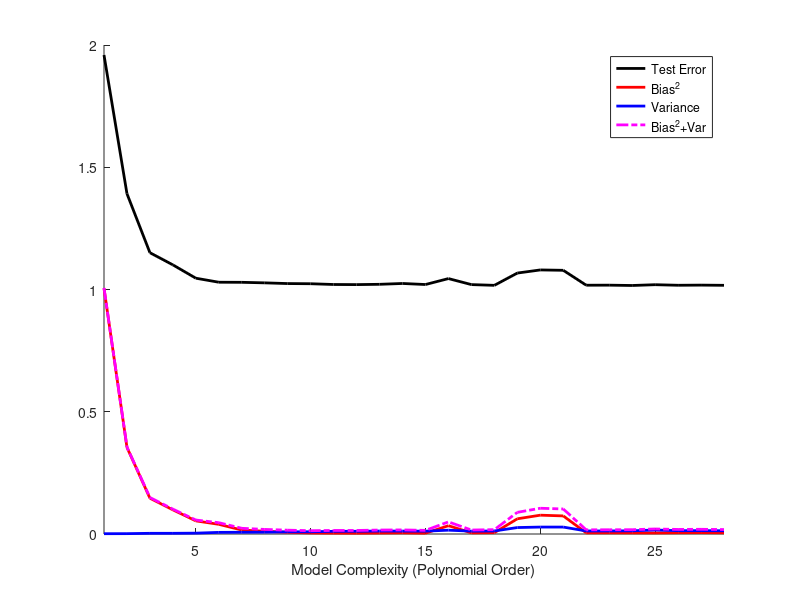

Write MATLAB code to recreate this figure.
function BiasVarianceM
N = 1000; % # OF OBSERVATIONS PER DATASET
K = 5;% # OF DATASETS
noiseSTD = 1; % NOISE STANDARDE DEV.
nTrain = ceil(N*.9); % # OF TRAINING POINTS
nPolyMax = 28; % MAXIMUM MODEL COMPLEXITY
 
% # INITIALIZE SOME VARIABLES
weights = cell(nPolyMax,K);
yTrain = cell(1,nPolyMax);
yTest = cell(1,nPolyMax);
x=rand(N,1);
warning('off');
for iS = 1:K % LOOP OVER DATASETS
    % CREATE OBSERVED DATA, y
    y = exp(cos(2*pi*x))+log(x) + noiseSTD*randn(size(x));
 
    % CREATE TRAINING SET
    trainData = x(1:nTrain);
    trainTarget = y(1:nTrain);
 
    % CREATE TESTING SET
    testData = x(nTrain+1:end);
    testTarget = y(nTrain+1:end);
 
    % FIT MODELS
    for M = 1:nPolyMax
 
        % MODEL PARAMETER ESTIMATES
        weights{M,iS} = compW(trainData,trainTarget,M,0);
        % PREDICTIONS
        yTrain {M}(iS,:) = getY(weights{M,iS},trainData,M)'; %TRAINING SET
        yTest {M}(iS,:) = getY(weights{M,iS},testData,M)'; % TESTING SET
 
        % MEAN SQUARED ERROR
        %trainErrors{M}(iS) = mean((yTrain{M}(iS,:)' - trainTarget).^2); % TRAINING
        testErrors{M}(iS) = mean((yTest{M}(iS,:)' - testTarget).^2); % TESTING
    end
end
 
% CALCULATE AVERAGE PREDICTION ERROR, BIAS, AND VARIANCE

target=exp(cos(2*pi*testData))+log(testData);

for iD = 1:nPolyMax
    %trainError(iD) = mean(trainErrors{iD});
    testError(iD) = mean(testErrors{iD});
    biasSquared(iD) = mean((mean(yTest{iD})-target').^2);
    variance(iD) = mean(var(yTest{iD},1));
end
[~,bestModel] = min(testError);
 
% DISPLAY
figure;
hold on;
plot(testError,'k','Linewidth',2);
plot(biasSquared,'r','Linewidth',2);
plot(variance,'b','Linewidth',2);
plot(biasSquared + variance,'m-.','Linewidth',2);
%yl = ylim;
%plot([bestModel,bestModel],[yl(1),yl(2)],'k--');
xlim([1,nPolyMax]);
xlabel('Model Complexity (Polynomial Order)')
legend('Test Error','Bias^2','Variance','Bias^2+Var')%,'Best Model')
hold off;

end

function w = compW(data, target,complexity,lamda)
phi = dMat(data,complexity);
%warning off;
w = ((lamda * eye(complexity)) + phi'*phi)\(phi'*target);
end

%% Function for creating Design Matrix

function phi = dMat(data,complexity)
phi = bsxfun(@power , data , (0:complexity-1));
end

function y = getY(w,data,complexity)
phi = dMat(data,complexity);
y = phi*w;
end